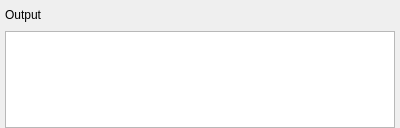
<?xml version="1.0" encoding="UTF-8"?>
<ui version="4.0">
 <class>QWOutputPanel</class>
 <widget class="QWidget" name="QWOutputPanel">
  <property name="geometry">
   <rect>
    <x>0</x>
    <y>0</y>
    <width>400</width>
    <height>128</height>
   </rect>
  </property>
  <property name="maximumSize">
   <size>
    <width>16777215</width>
    <height>200</height>
   </size>
  </property>
  <property name="windowTitle">
   <string>QWOutputPanel</string>
  </property>
  <layout class="QVBoxLayout" name="verticalLayout">
   <property name="leftMargin">
    <number>5</number>
   </property>
   <property name="topMargin">
    <number>5</number>
   </property>
   <property name="rightMargin">
    <number>5</number>
   </property>
   <property name="bottomMargin">
    <number>0</number>
   </property>
   <item>
    <layout class="QHBoxLayout" name="horizontalLayout">
     <item>
      <widget class="QLabel" name="_outputTag">
       <property name="text">
        <string>Output</string>
       </property>
      </widget>
     </item>
     <item>
      <spacer name="horizontalSpacer">
       <property name="orientation">
        <enum>Qt::Horizontal</enum>
       </property>
       <property name="sizeHint" stdset="0">
        <size>
         <width>40</width>
         <height>20</height>
        </size>
       </property>
      </spacer>
     </item>
    </layout>
   </item>
   <item>
    <widget class="QListWidget" name="_outputList"/>
   </item>
  </layout>
 </widget>
 <resources/>
 <connections/>
</ui>
